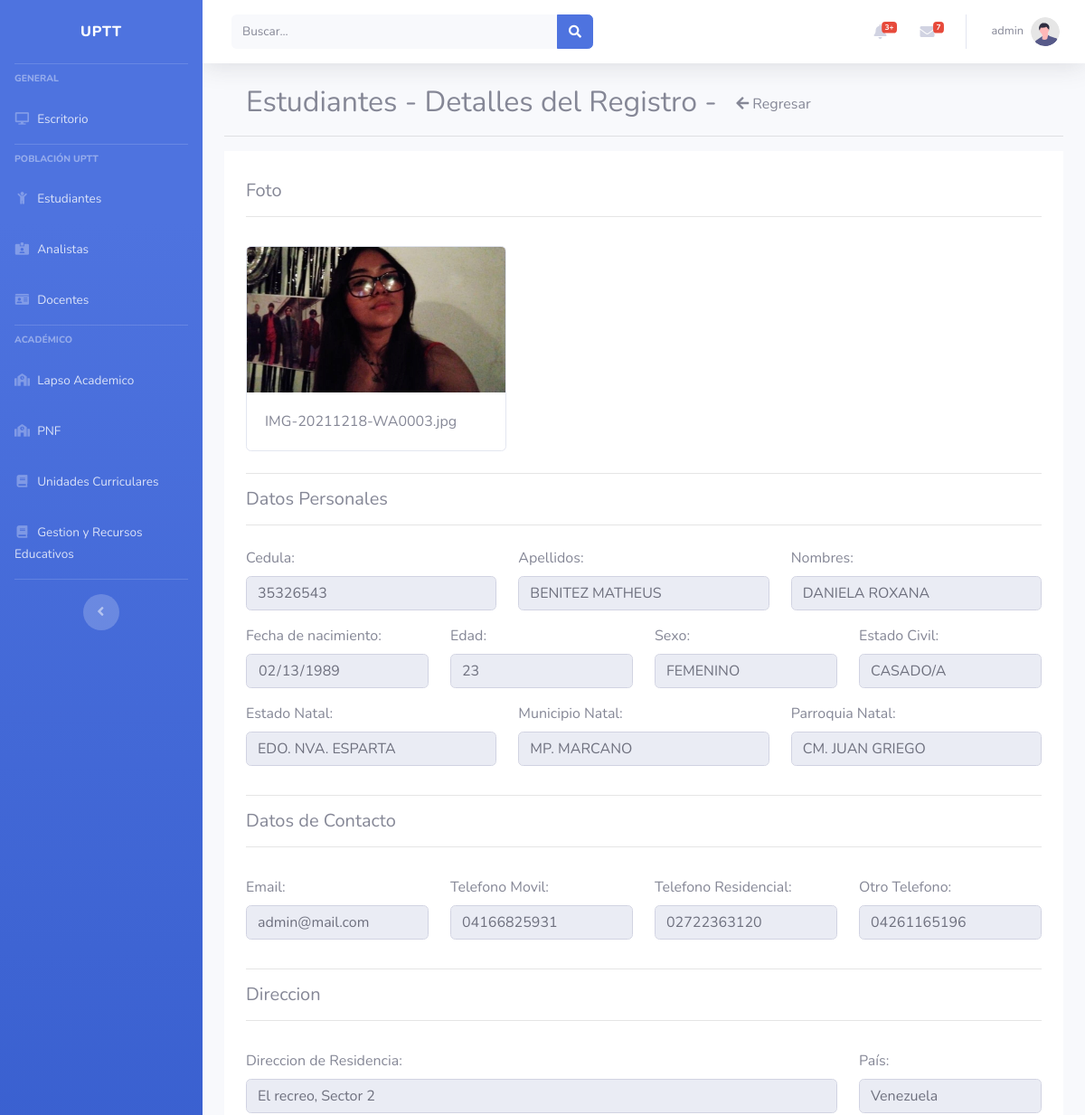
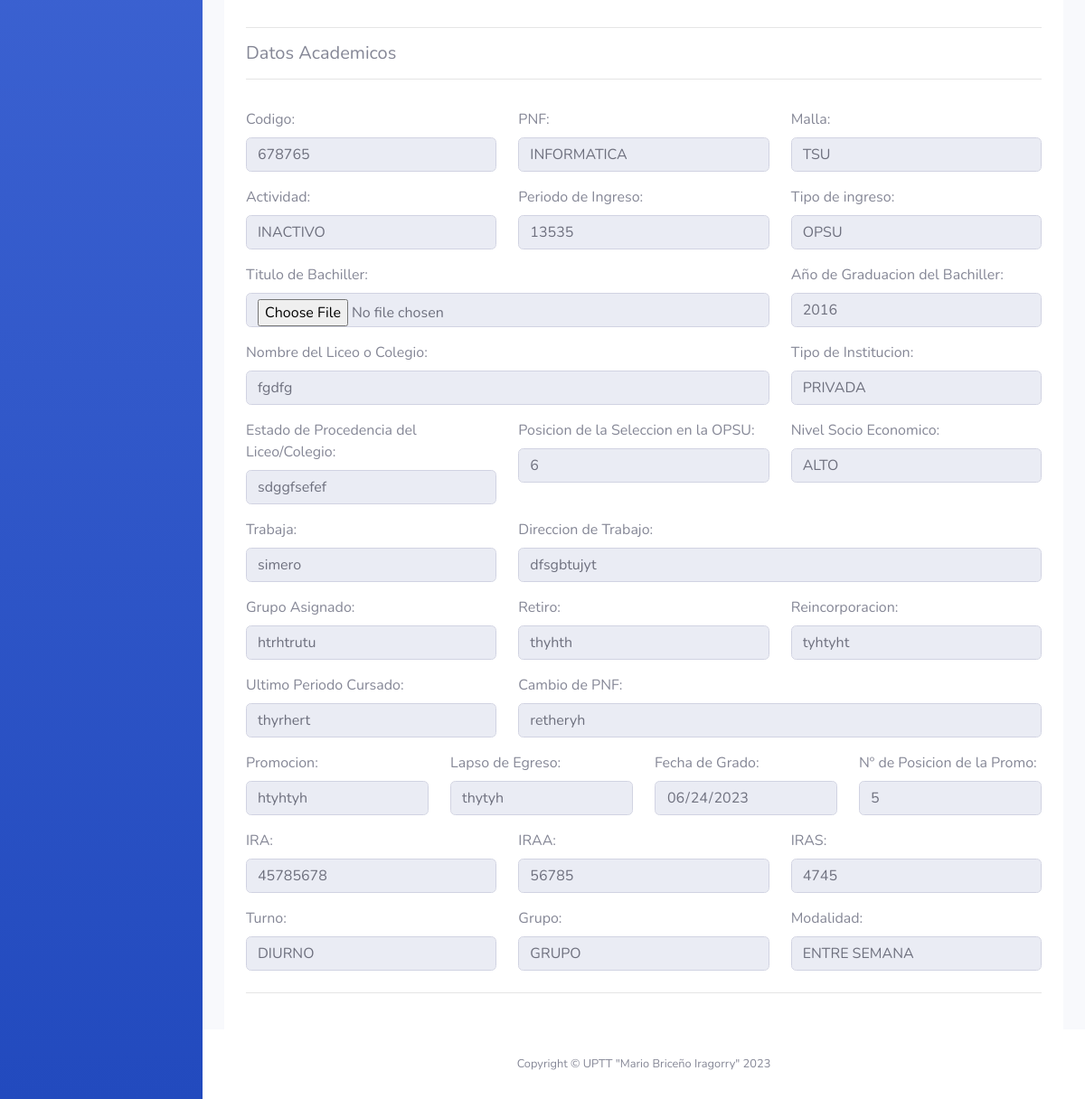
Screenshot of /?route=students&method=show&id=8 (signed in) with the database file from the repository (2 pictures, top to bottom).
### tables this page shows
CREATE TABLE `estudiantes` (
  `id` int(11) NOT NULL,
  `cedula` varchar(255) DEFAULT NULL,
  `apellidos` varchar(255) DEFAULT NULL,
  `nombres` varchar(255) DEFAULT NULL,
  `fecha_nacimiento` date DEFAULT NULL,
  `edad` varchar(255) DEFAULT NULL,
  `sexo_id` int(11) DEFAULT NULL,
  `estado_civil_id` int(11) DEFAULT NULL,
  `estado_natal_id` int(11) DEFAULT NULL,
  `municipio_natal_id` int(11) DEFAULT NULL,
  `parroquia_natal_id` int(11) DEFAULT NULL,
  `email` varchar(255) DEFAULT NULL,
  `telefono_movil` varchar(255) DEFAULT NULL,
  `telefono_resd` varchar(255) DEFAULT NULL,
  `otro_telefono` varchar(255) DEFAULT NULL,
  `direccion_resd` varchar(255) DEFAULT NULL,
  `pais_id` int(11) DEFAULT NULL,
  `foto` varchar(255) DEFAULT NULL,
  `rol_id` int(11) DEFAULT NULL
);

CREATE TABLE `sexo` (
  `id` int(11) NOT NULL,
  `sexo` varchar(20) DEFAULT NULL
);

CREATE TABLE `estado_civil` (
  `id` int(11) NOT NULL,
  `edo_civil` varchar(255) DEFAULT NULL
);

CREATE TABLE `estado_natal` (
  `id` int(11) NOT NULL,
  `estado` varchar(255) DEFAULT NULL
);

CREATE TABLE `municipio_natal` (
  `id` int(11) NOT NULL,
  `municipio` varchar(255) DEFAULT NULL,
  `estado_id` varchar(255) DEFAULT NULL
);

CREATE TABLE `parroquia_natal` (
  `id` int(11) NOT NULL,
  `parroquia` varchar(255) DEFAULT NULL,
  `mcpio_id` varchar(255) DEFAULT NULL
);

CREATE TABLE `pais` (
  `id` int(11) NOT NULL,
  `pais` varchar(255) DEFAULT NULL
);

CREATE TABLE `estudiantes_datos_academicos` (
  `id_eda` int(11) NOT NULL,
  `estudiante_id` int(11) DEFAULT NULL,
  `codigo` varchar(255) DEFAULT NULL,
  `pnf_id` varchar(255) DEFAULT NULL,
  `malla_id` int(11) DEFAULT NULL,
  `actividad_id` int(11) DEFAULT NULL,
  `periodo_ingreso` varchar(255) DEFAULT NULL,
  `tipo_ingreso_id` int(11) DEFAULT NULL,
  `dir_titulo` varchar(50) DEFAULT NULL,
  `graduacion_bachiller` year(4) DEFAULT NULL,
  `liceo_colegio` varchar(255) DEFAULT NULL,
  `tipo_institucion_id` int(11) DEFAULT NULL,
  `procedencia_institucion` varchar(255) DEFAULT NULL,
  `posicion_opsu` varchar(255) DEFAULT NULL,
  `nse_id` int(11) DEFAULT NULL,
  `trabaja` varchar(255) DEFAULT NULL,
  `direccion_trabajo` varchar(255) DEFAULT NULL,
  `grupo_asignado` varchar(255) DEFAULT NULL,
  `retiro` varchar(255) DEFAULT NULL,
  `reincorporacion` varchar(255) DEFAULT NULL,
  `ultimo_periodo_cursado` varchar(255) DEFAULT NULL,
  `cambio_pnf` varchar(255) DEFAULT NULL,
  `promocion` varchar(255) DEFAULT NULL,
  `lapso_egreso` varchar(255) DEFAULT NULL,
  `fecha_grado` date DEFAULT NULL,
  `posicion_promocion` varchar(255) DEFAULT NULL,
  `ira` varchar(255) DEFAULT NULL,
  `iraa` varchar(255) DEFAULT NULL,
  `iras` varchar(255) DEFAULT NULL,
  `turno_id` int(11) DEFAULT NULL,
  `grupo_id` int(11) DEFAULT NULL,
  `modalidad_id` int(11) DEFAULT NULL
);

CREATE TABLE `malla` (
  `id` int(11) NOT NULL,
  `malla` varchar(255) DEFAULT NULL
);

CREATE TABLE `actividad` (
  `id` int(11) NOT NULL,
  `actividad` varchar(255) DEFAULT NULL
);

CREATE TABLE `tipo_ingreso` (
  `id` int(11) NOT NULL,
  `t_ingreso` varchar(255) DEFAULT NULL
);

CREATE TABLE `tipo_institucion` (
  `id` int(11) NOT NULL,
  `t_institucion` varchar(255) DEFAULT NULL
);

CREATE TABLE `nse` (
  `id` int(11) NOT NULL,
  `nse` varchar(255) DEFAULT NULL
);

CREATE TABLE `turno` (
  `id` int(11) NOT NULL,
  `turno` varchar(255) DEFAULT NULL
);

CREATE TABLE `grupo` (
  `id` int(11) NOT NULL,
  `grupo` varchar(255) DEFAULT NULL
);

CREATE TABLE `modalidad` (
  `id` int(11) NOT NULL,
  `modalidad` varchar(255) DEFAULT NULL
);

### app/views/students_folder/show.php (the view)
<?php include($_SERVER['DOCUMENT_ROOT']."/php/uptt-project/app/views/partials/header.php");?>
<section class="container">
	<h2>Estudiantes - Detalles del Registro -
		<a href="?route=students&method=index" class="btn">
			<i class="fa fa-arrow-left"></i> Regresar</a>
	</h2>
</section>
<hr>
<section class="container p-4 bg-white">
	<form class="row g-3" action="?route=analyst&method=update" method="POST">
		<div class="col-12 my-2">
			<h5>Foto</h5>
			<hr>
		</div>
		<div class="col-12 my-2">
			<div class="card" style="width: 18rem;">
				<img src="public/img/img_folders/student_img/<?php echo $rows['foto']; ?>" class="card-img-top" alt="..." width="100%" height="100%">
				<div class="card-body">
					<p class="card-text"><?php echo $rows['foto']; ?></p>
				</div>
			</div>
		</div>
		<div class="col-12">
			<hr>
			<h5>Datos Personales</h5>
			<hr>
		</div>
		<div class="col-md-4 my-2">
			<label for="cedula">Cedula: </label>
			<input type="text" name="cedula" id="cedula" class="form-control" readonly value="<?php echo $rows['cedula']; ?>">
		</div>
		<div class="col-md-4 my-2">
			<label for="apellidos">Apellidos: </label>
			<input type="text" name="apellidos" id="apellidos" class="form-control" readonly value="<?php echo $rows['apellidos']; ?>">
		</div>
		<div class="col-md-4 my-2">
			<label for="nombres">Nombres: </label>
			<input type="text" name="nombres" id="nombres" class="form-control" readonly value="<?php echo $rows['nombres']; ?>">
		</div>
		<div class="col-md-3 my-2">
			<label for="fecha_nacimiento">Fecha de nacimiento: </label>
			<input type="date" name="fecha_nacimiento" id="fecha_nacimiento" class="form-control" readonly value="<?php echo $rows['fecha_nacimiento']; ?>">
		</div>
		<div class="col-md-3 my-2">
			<label for="edad">Edad: </label>
			<input type="text" name="edad" id="edad" class="form-control" readonly value="<?php echo $rows['edad']; ?>">
		</div>
		<div class="col-md-3 my-2">
			<label for="sexo_id">Sexo: </label>
			<input type="text" name="sexo_id" id="sexo_id" class="form-control" readonly value="<?php echo $rows['sexo']; ?>">
		</div>
		<div class="col-md-3 my-2">
			<label for="estado_civil_id">Estado Civil: </label>
			<input type="text" name="estado_civil_id" id="estado_civil_id" class="form-control" readonly value="<?php echo $rows['edo_civil']; ?>">
		</div>
		<div class="col-md-4 my-2">
				<label for="estado_natal_id">Estado Natal: </label>
				<input type="text" name="estado_natal_id" id="estado_natal_id" class="form-control" readonly value="<?php echo $rows['estado']; ?>">
		</div>
		<div class="col-md-4 my-2">
			<label for="municipio_natal_id">Municipio Natal: </label>
			<input type="text" name="municipio_natal_id" id="municipio_natal_id" class="form-control" readonly value="<?php echo $rows['municipio']; ?>">
		</div>
		<div class="col-md-4 my-2">
			<label for="parroquia_natal_id">Parroquia Natal: </label>
			<input type="text" name="parroquia_natal_id" id="parroquia_natal_id" class="form-control" readonly value="<?php echo $rows['parroquia']; ?>">
		</div>
		<div class="col-12 my-2">
			<hr>
			<h5>Datos de Contacto</h5>
			<hr>
		</div>
		<div class="col-md-3 my-2">
			<label for="email">Email: </label>
			<input type="text" name="email" id="email" class="form-control" readonly value="<?php echo $rows['email']; ?>">
		</div>
		<div class="col-md-3 my-2">
			<label for="telefono_movil">Telefono Movil: </label>
			<input type="text" name="telefono_movil" id="telefono_movil" class="form-control" readonly value="<?php echo $rows['telefono_movil']; ?>">
		</div>
		<div class="col-md-3 my-2">
			<label for="telefono_resd">Telefono Residencial: </label>
			<input type="text" name="telefono_resd" id="telefono_resd" class="form-control" readonly value="<?php echo $rows['telefono_resd']; ?>">
		</div>
		<div class="col-md-3 my-2">
			<label for="otro_telefono">Otro Telefono: </label>
			<input type="text" name="otro_telefono" id="otro_telefono" class="form-control" readonly value="<?php echo $rows['otro_telefono']; ?>">
		</div>
		<div class="col-12 my-2">
			<hr>
			<h5>Direccion</h5>
			<hr>
		</div>
		<div class="col-md-9 my-2">
			<label for="direccion_resd">Direccion de Residencia: </label>
			<input type="text" name="direccion_resd" id="direccion_resd" class="form-control" readonly value="<?php echo $rows['direccion_resd']; ?>">
		</div>
		<div class="col-md-3 my-2">
			<label for="pais_id">País: </label>
			<input type="text" name="pais_id" id="pais_id" class="form-control" readonly value="<?php echo $rows['pais']; ?>">
		</div>
		<div class="col-12 my-2">
			<hr>
			<h5>Datos Academicos</h5>
			<hr>
		</div>
		<div class="col-md-4 my-2">
			<label for="codigo">Codigo: </label>
			<input type="text" name="codigo" id="codigo" class="form-control" readonly value="<?php echo $rows['codigo']; ?>">
		</div>
		<div class="col-md-4 my-2">
			<label for="pnf_id">PNF: </label>
			<input type="text" name="pnf_id" id="pnf_id" class="form-control" readonly value="<?php echo $rows['pnf_id']; ?>">
		</div>
		<div class="col-md-4 my-2">
			<label for="malla_id">Malla: </label>
			<input type="text" name="malla_id" id="malla_id" class="form-control" readonly value="<?php echo $rows['malla']; ?>">
		</div>
		<div class="col-md-4 my-2">
			<label for="actividad_id">Actividad: </label>
			<input type="text" name="actividad_id" id="actividad_id" class="form-control" readonly value="<?php echo $rows['actividad']; ?>">
		</div>
		<div class="col-md-4 my-2">
			<label for="periodo_ingreso">Periodo de Ingreso: </label>
			<input type="text" name="periodo_ingreso" id="periodo_ingreso" class="form-control" readonly value="<?php echo $rows['periodo_ingreso']; ?>">
		</div>
		<div class="col-md-4 my-2">
			<label for="tipo_ingreso_id">Tipo de ingreso: </label>
			<input type="text" name="tipo_ingreso_id" id="tipo_ingreso_id" class="form-control" readonly value="<?php echo $rows['t_ingreso']; ?>">
		</div>
		<div class="col-md-8 my-2">
			<label for="dir_titulo">Titulo de Bachiller: </label>
			<input type="file" name="dir_titulo" id="dir_titulo" class="form-control" readonly >
		</div>
		<div class="col-md-4 my-2">
			<label for="graduacion_bachiller">Año de Graduacion del Bachiller: </label>
			<input type="year" name="graduacion_bachiller" id="graduacion_bachiller" class="form-control" readonly value="<?php echo $rows['graduacion_bachiller']; ?>">
		</div>
		<div class="col-md-8 my-2">
			<label for="liceo_colegio">Nombre del Liceo o Colegio: </label>
			<input type="text" name="liceo_colegio" id="liceo_colegio" class="form-control" readonly value="<?php echo $rows['liceo_colegio']; ?>">
		</div>
		<div class="col-md-4 my-2">
			<label for="tipo_institucion_id">Tipo de Institucion: </label>
			<input type="text" name="tipo_institucion_id" id="tipo_institucion_id" class="form-control" readonly value="<?php echo $rows['t_institucion']; ?>">
		</div>
		<div class="col-md-4 my-2">
			<label for="procedencia_institucion">Estado de Procedencia del Liceo/Colegio: </label>
			<input type="text" name="procedencia_institucion" id="procedencia_institucion" class="form-control" readonly value="<?php echo $rows['procedencia_institucion']; ?>">
		</div>
		<div class="col-md-4 my-2">
			<label for="posicion_opsu">Posicion de la Seleccion en la OPSU: </label>
			<input type="text" name="posicion_opsu" id="posicion_opsu" class="form-control" readonly value="<?php echo $rows['posicion_opsu']; ?>">
		</div>
		<div class="col-md-4 my-2">
			<label for="nse_id">Nivel Socio Economico: </label>
			<input type="text" name="nse_id" id="nse_id" class="form-control" readonly value="<?php echo $rows['nse']; ?>">
		</div>
		<div class="col-md-4 my-2">
			<label for="trabaja">Trabaja: </label>
			<input type="text" name="trabaja" id="trabaja" class="form-control" readonly value="<?php echo $rows['trabaja']; ?>">
		</div>
		<div class="col-md-8 my-2">
			<label for="direccion_trabajo">Direccion de Trabajo: </label>
			<input type="text" name="direccion_trabajo" id="direccion_trabajo" class="form-control" readonly value="<?php echo $rows['direccion_trabajo']; ?>">
		</div>
		<div class="col-md-4 my-2">
			<label for="grupo_asignado">Grupo Asignado: </label>
			<input type="text" name="grupo_asignado" id="grupo_asignado" class="form-control" readonly value="<?php echo $rows['grupo_asignado']; ?>">
		</div>
		<div class="col-md-4 my-2">
			<label for="retiro">Retiro: </label>
			<input type="text" name="retiro" id="retiro" class="form-control" readonly value="<?php echo $rows['retiro']; ?>">
		</div>
		<div class="col-md-4 my-2">
			<label for="reincorporacion">Reincorporacion: </label>
			<input type="text" name="reincorporacion" id="reincorporacion" class="form-control" readonly value="<?php echo $rows['reincorporacion']; ?>">
		</div>
		<div class="col-md-4 my-2">
			<label for="ultimo_periodo_cursado">Ultimo Periodo Cursado: </label>
			<input type="text" name="ultimo_periodo_cursado" id="ultimo_periodo_cursado" class="form-control" readonly value="<?php echo $rows['ultimo_periodo_cursado']; ?>">
		</div>
		<div class="col-md-8 my-2">
			<label for="cambio_pnf">Cambio de PNF: </label>
			<input type="text" name="cambio_pnf" id="cambio_pnf" class="form-control" readonly value="<?php echo $rows['cambio_pnf']; ?>">
		</div>
		<div class="col-md-3 my-2">
			<label for="promocion">Promocion: </label>
			<input type="text" name="promocion" id="promocion" class="form-control" readonly value="<?php echo $rows['promocion']; ?>">
		</div>
		<div class="col-md-3 my-2">
			<label for="lapso_egreso">Lapso de Egreso: </label>
			<input type="text" name="lapso_egreso" id="lapso_egreso" class="form-control" readonly value="<?php echo $rows['lapso_egreso']; ?>">
		</div>
		<div class="col-md-3 my-2">
			<label for="fecha_grado">Fecha de Grado: </label>
			<input type="date" name="fecha_grado" id="fecha_grado" class="form-control" readonly value="<?php echo $rows['fecha_grado']; ?>">
		</div>
		<div class="col-md-3 my-2">
			<label for="posicion_promocion">Nº de Posicion de la Promo: </label>
			<input type="text" name="posicion_promocion" id="posicion_promocion" class="form-control" readonly value="<?php echo $rows['posicion_promocion']; ?>">
		</div>
		<div class="col-md-4 my-2">
			<label for="ira">IRA: </label>
			<input type="text" name="ira" id="ira" class="form-control" readonly value="<?php echo $rows['ira']; ?>">
		</div>
		<div class="col-md-4 my-2">
			<label for="iraa">IRAA: </label>
			<input type="text" name="iraa" id="iraa" class="form-control" readonly value="<?php echo $rows['iraa']; ?>">
		</div>
		<div class="col-md-4 my-2">
			<label for="iras">IRAS: </label>
			<input type="text" name="iras" id="iras" class="form-control" readonly value="<?php echo $rows['iras']; ?>">
		</div>
		<div class="col-md-4 my-2">
			<label for="turno_id">Turno: </label>
			<input type="text" name="turno_id" id="turno_id" class="form-control" readonly value="<?php echo $rows['turno']; ?>">
		</div>
		<div class="col-md-4 my-2">
			<label for="grupo_id">Grupo: </label>
			<input type="text" name="grupo_id" id="grupo_id" class="form-control" readonly value="<?php echo $rows['grupo']; ?>">
		</div>
		<div class="col-md-4 my-2">
			<label for="modalidad_id">Modalidad: </label>
			<input type="text" name="modalidad_id" id="modalidad_id" class="form-control" readonly value="<?php echo $rows['modalidad']; ?>">
		</div>
	</form>
	<hr>
</section>
<?php include($_SERVER['DOCUMENT_ROOT']."/php/uptt-project/app/views/partials/footer.php");?>

### rows the page displays
estudiantes: foto (picture), foto "IMG-20211218-WA0003.jpg", cedula "35326543", apellidos "BENITEZ MATHEUS", nombres "DANIELA ROXANA", fecha_nacimiento "02/13/1989", edad "23", sexo_id "FEMENINO", estado_civil_id "CASADO/A", estado_natal_id "EDO. NVA. ESPARTA", municipio_natal_id "MP. MARCANO", parroquia_natal_id "CM. JUAN GRIEGO", email "admin@mail.com", telefono_movil "04166825931", telefono_resd "02722363120", otro_telefono "04261165196", direccion_resd "El recreo, Sector 2", pais_id "Venezuela", codigo "678765", pnf_id "INFORMATICA", malla_id "TSU", actividad_id "INACTIVO", periodo_ingreso "13535", tipo_ingreso_id "OPSU", graduacion_bachiller "2016", liceo_colegio "fgdfg", tipo_institucion_id "PRIVADA", procedencia_institucion "sdggfsefef", posicion_opsu "6", nse_id "ALTO", trabaja "simero", direccion_trabajo "dfsgbtujyt", grupo_asignado "htrhtrutu", retiro "thyhth", reincorporacion "tyhtyht", ultimo_periodo_cursado "thyrhert", cambio_pnf "retheryh", promocion "htyhtyh", lapso_egreso "thytyh", fecha_grado "06/24/2023", posicion_promocion "5", ira "45785678", iraa "56785", iras "4745", turno_id "DIURNO", grupo_id "GRUPO", modalidad_id "ENTRE SEMANA"

### other values shown
$_SESSION['row_count_0']['username'] "admin"
